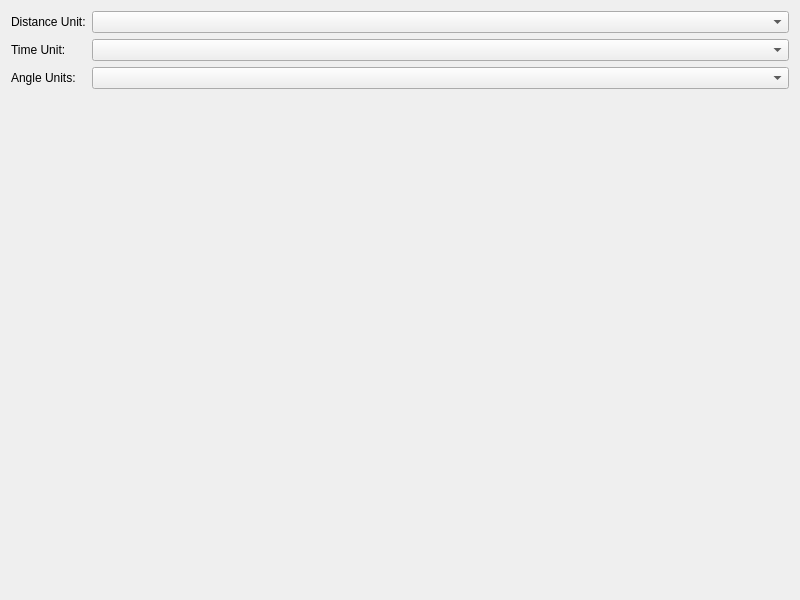
<?xml version="1.0" encoding="UTF-8"?>
<ui version="4.0">
 <class>PreferencesWidget</class>
 <widget class="QWidget" name="PreferencesWidget">
  <property name="geometry">
   <rect>
    <x>0</x>
    <y>0</y>
    <width>800</width>
    <height>600</height>
   </rect>
  </property>
  <layout class="QFormLayout" name="formLayout">
   <item row="1" column="0">
    <widget class="QLabel" name="label">
     <property name="text">
      <string>Distance Unit:</string>
     </property>
    </widget>
   </item>
   <item row="1" column="1">
    <widget class="QComboBox" name="distance_unit_combobox"/>
   </item>
   <item row="2" column="0">
    <widget class="QLabel" name="label_2">
     <property name="text">
      <string>Time Unit:</string>
     </property>
    </widget>
   </item>
   <item row="2" column="1">
    <widget class="QComboBox" name="time_unit_combobox"/>
   </item>
   <item row="3" column="0">
    <widget class="QLabel" name="label_3">
     <property name="text">
      <string>Angle Units:</string>
     </property>
    </widget>
   </item>
   <item row="3" column="1">
    <widget class="QComboBox" name="angle_unit_combobox"/>
   </item>
  </layout>
 </widget>
 <resources/>
 <connections/>
</ui>
